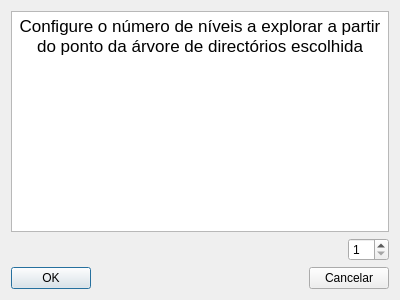
<?xml version="1.0" encoding="UTF-8"?>
<ui version="4.0">
 <class>ConfiguracaoNiveis</class>
 <widget class="QDialog" name="ConfiguracaoNiveis">
  <property name="geometry">
   <rect>
    <x>0</x>
    <y>0</y>
    <width>400</width>
    <height>300</height>
   </rect>
  </property>
  <property name="windowTitle">
   <string>Configuração de Níveis</string>
  </property>
  <layout class="QGridLayout" name="gridLayout">
   <item row="0" column="0">
    <layout class="QVBoxLayout" name="verticalLayout">
     <item>
      <widget class="QTextBrowser" name="textBrowser">
       <property name="html">
        <string>&lt;!DOCTYPE HTML PUBLIC &quot;-//W3C//DTD HTML 4.0//EN&quot; &quot;http://www.w3.org/TR/REC-html40/strict.dtd&quot;&gt;
&lt;html&gt;&lt;head&gt;&lt;meta name=&quot;qrichtext&quot; content=&quot;1&quot; /&gt;&lt;style type=&quot;text/css&quot;&gt;
p, li { white-space: pre-wrap; }
&lt;/style&gt;&lt;/head&gt;&lt;body style=&quot; font-family:'.SF NS Text'; font-size:13pt; font-weight:400; font-style:normal;&quot;&gt;
&lt;p align=&quot;center&quot; style=&quot; margin-top:0px; margin-bottom:0px; margin-left:0px; margin-right:0px; -qt-block-indent:0; text-indent:0px;&quot;&gt;Configure o número de níveis a explorar a partir do ponto da árvore de directórios escolhida&lt;/p&gt;&lt;/body&gt;&lt;/html&gt;</string>
       </property>
      </widget>
     </item>
     <item>
      <layout class="QHBoxLayout" name="horizontalLayout">
       <item>
        <spacer name="horizontalSpacer">
         <property name="orientation">
          <enum>Qt::Horizontal</enum>
         </property>
         <property name="sizeHint" stdset="0">
          <size>
           <width>40</width>
           <height>20</height>
          </size>
         </property>
        </spacer>
       </item>
       <item>
        <widget class="QSpinBox" name="spinBox">
         <property name="minimum">
          <number>1</number>
         </property>
        </widget>
       </item>
      </layout>
     </item>
     <item>
      <layout class="QHBoxLayout" name="horizontalLayout_2">
       <item>
        <widget class="QPushButton" name="OK">
         <property name="text">
          <string>OK</string>
         </property>
        </widget>
       </item>
       <item>
        <spacer name="horizontalSpacer_2">
         <property name="orientation">
          <enum>Qt::Horizontal</enum>
         </property>
         <property name="sizeHint" stdset="0">
          <size>
           <width>40</width>
           <height>20</height>
          </size>
         </property>
        </spacer>
       </item>
       <item>
        <widget class="QPushButton" name="Cancelar">
         <property name="text">
          <string>Cancelar</string>
         </property>
        </widget>
       </item>
      </layout>
     </item>
    </layout>
   </item>
  </layout>
 </widget>
 <resources/>
 <connections/>
</ui>
